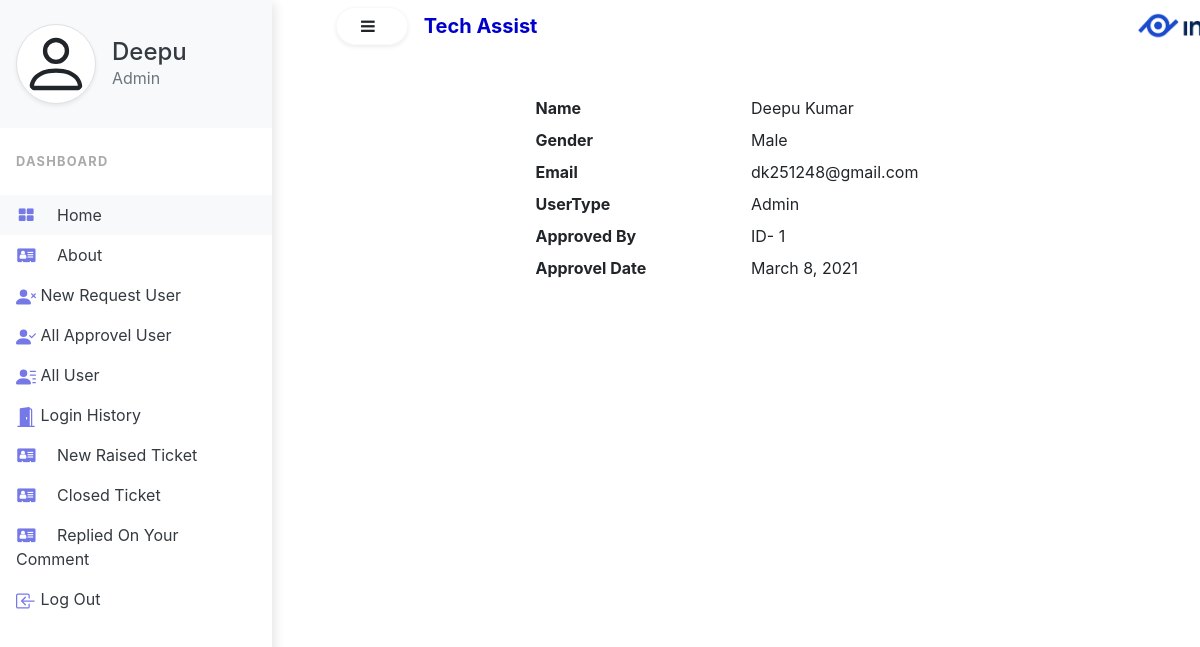
The page /approved/1/ (signed in) on the database its author committed.
### Help/models.py (models this page shows, shortened)
class UserModel(models.Model):
    first_name = models.CharField(max_length=100)
    mid_name = models.CharField(max_length=100, blank=True)
    last_name = models.CharField(max_length=100)
    gender = models.CharField(max_length=10)
    email = models.EmailField(max_length=100, unique=True)
    user_type = models.CharField(max_length=100, choices=USERTYPE)
    password = models.CharField(max_length=100, default=None)
    approved_by = models.CharField(max_length=100, null=True, blank=True)
    approved_date = models.DateField(auto_now=False, auto_now_add=False, null=True, blank=True )
    revoked_by = models.IntegerField(max_length=3, null=True, blank=True)
    revoke_date = models.DateField(auto_now=False, auto_now_add=False, null=True, blank=True)

### Help/views.py (the view)
# urls.py: path('approved/<int:id>/', showApprovedbyinalluser)
def showApprovedbyinalluser(request, id):
    if request.session.get('name', 'None') == 'None':
        return redirect('/login/')
    if request.session['user_type'] != 'Admin':
        return redirect('/logout/')
    f = UserModel.objects.get(id=id)
    data = request.session.get('name')
    ut = request.session.get('user_type')
    return render(request, 'show_Approved_by_inalluser.html', {'userdata':f, 'data':data,'ut':ut})

### Help/templates/show_Approved_by_inalluser.html (shortened to what this page needs)
{% extends 'index.html' %}
{% block sidenavbar %}
<div class="vertical-nav bg-white" id="sidebar">
  <div class="py-4 px-3 mb-4 bg-light">
    <div class="media d-flex align-items-center">
      <div class="media-body">
        <a href="/adminprofile/" class="text-dark"><h4 class="m-0">{{ data }}</h4></a>
        <p class="font-weight-normal text-muted mb-0">{{ut}}</p>
      </div>
    </div>
  </div>
  <p class="text-gray font-weight-bold text-uppercase px-3 small pb-4 mb-0">Dashboard</p>
  <ul class="nav flex-column bg-white mb-0">
    <li class="nav-item">
      <a href="/" class="nav-link text-dark bg-light">
                <i class="fa fa-th-large mr-3 text-primary fa-fw"></i>
                home
            </a>
    </li>
    <li class="nav-item">
      <a href="#" class="nav-link text-dark">
                <i class="fa fa-address-card mr-3 text-primary fa-fw"></i>
                about
            </a>
    </li>
    <li class="nav-item">
      <a href="/viewnewrequest/" class="nav-link text-dark">
                New Request User
            </a>
    </li>
    <li class="nav-item">
      <a href="/viewapprovel/" class="nav-link text-dark">
                All Approvel User
            </a>
    </li>
      <li class="nav-item">
      <a href="/alluser/" class="nav-link text-dark text-dark">
                All User
            </a>
    </li>
      <li class="nav-item">
      <a href="/loginhistory" class="nav-link text-dark text-dark">
                Login History
            </a>
    </li>
      <li class="nav-item">
      <a href="/newraisedticketadmin/" class="nav-link text-dark">
                <i class="fa fa-address-card mr-3 text-primary fa-fw"></i>
                New Raised Ticket
            </a>
    </li>
      <li class="nav-item">
      <a href="/showclosedticketadmin/" class="nav-link text-dark">
                <i class="fa fa-address-card mr-3 text-primary fa-fw"></i>
                Closed Ticket
            </a>
    </li>
      <li class="nav-item">
      <a href="/repliedasmincomment/" class="nav-link text-dark">
                <i class="fa fa-address-card mr-3 text-primary fa-fw"></i>
                Replied On Your Comment
            </a>
    </li>
    <li class="nav-item">
      <a href="/logout/" class="nav-link text-dark">
                Log Out
            </a>
    </li>
  </ul>
</div>
{% endblock sidenavbar %}
{% block item %}
<div class="row">
    <div class="col-md-3"></div>
    <div class="col-md-6">
        <div class="row">
            <div class="col-md-6">
                <strong>Name</strong>
            </div>
            <div class="col-md-6">
                <label>{{ userdata.first_name }} {{ userdata.mid_name }}{{ userdata.last_name }}</label>
            </div>
        </div>
            <div class="row">
                <div class="col-md-6">
                    <strong>Gender</strong>
                </div>
                <div class="col-md-6">
                    <label>{{ userdata.gender }}</label>
                </div>
            </div>
            <div class="row">
                <div class="col-md-6">
                    <strong>Email</strong>
                </div>
                <div class="col-md-6">
                    <label>{{ userdata.email }}</label>
                </div>
            </div>
        <div class="row">
                <div class="col-md-6">
                    <strong>UserType</strong>
                </div>
                <div class="col-md-6">
                    <label>{{ userdata.user_type }}</label>
                </div>
            </div>
        <div class="row">
                <div class="col-md-6">
                    <strong>Approved By</strong>
                </div>
                <div class="col-md-6">
                    <label>ID- {{ userdata.approved_by }}</label>
                </div>
            </div>
        <div class="row">
                <div class="col-md-6">
                    <strong>Approvel Date</strong>
                </div>
                <div class="col-md-6">
                    <label>{{ userdata.approved_date }}</label>
                </div>
            </div>
    </div>
    </div>
{% endblock item %}

### Help/static/Help/css/index.css (style rules this page uses)
body { min-height: 100vh; overflow-x: hidden; }
.vertical-nav { min-width: 17rem; width: 17rem; height: 100vh; position: fixed; top: 0; left: 0; box-shadow: 3px 3px 10px rgba(0, 0, 0, 0.1); transition: all 0.4s; }
.text-uppercase { letter-spacing: 0.1em; }
.text-gray { color: #aaa; }
.nav-link { text-transform: capitalize; }
.text-primary { color:#7579e7 !important; }

### rows shown on the page
UserModel: first_name "Deepu", user_type "Admin", last_name "Kumar", gender "Male", email "dk251248@gmail.com", approved_by "1", approved_date "March 8, 2021"
